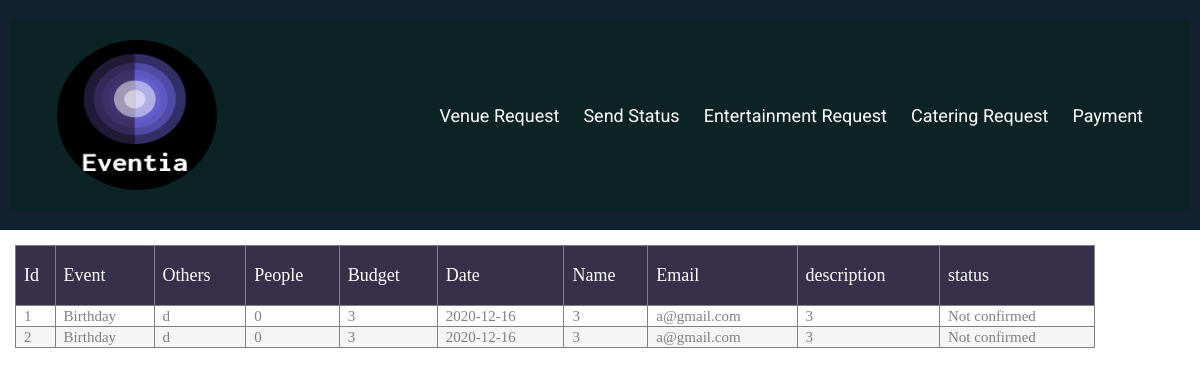
The app's page /Admin/Entertainment.php with its own data.
### tables this page shows
CREATE TABLE `entertainment` (
  `id` int(11) NOT NULL,
  `event` varchar(50) NOT NULL,
  `event1` varchar(50) NOT NULL,
  `people` int(11) NOT NULL,
  `budget` int(11) NOT NULL,
  `date` date NOT NULL,
  `name` varchar(50) NOT NULL,
  `email` varchar(50) NOT NULL,
  `description` varchar(50) NOT NULL,
  `status` varchar(20) NOT NULL
);

### Admin/Entertainment.php (the view, shortened to what this page needs)
<?php
   echo "<link rel='stylesheet' type='text/css' href='./Style/ind.css' />";
?>
<?php include('./Links.php'); ?>
<?php include('navbar.php'); ?>
<?php
	require_once('./db.conf.php');
 $query= "SELECT * FROM entertainment";
 $result=mysqli_query($connString,$query);
 ?>
<!DOCTYPE html>
<html>
   <head>
</head>
<body>
<div class="table1">
<form action="Entertainment.php" method="post">
<table border="1">
<thead class="table100-head">
 <th>Id</th>
 <th>Event</th>
 <th>Others</th>
 <th>People</th>
 <th>Budget</th>
 <th>Date</th>
 <th>Name</th>
 <th>Email</th>
 <th>description</th>
 <th>status</th>
</thead>
<?php
     while ($row = mysqli_fetch_assoc($result))
     {
         ?>
     <tr>
     <td><?php echo $row['id']; ?></td>
     <td><?php echo $row['event']; ?></td>
     <td><?php echo $row['event1']; ?></td>
     <td><?php echo $row['people']; ?></td>
     <td><?php echo $row['budget']; ?></td>
     <td><?php echo $row['date']; ?></td>
     <td><?php echo $row['name']; ?></td>
     <td><?php echo $row['email']; ?></td>
     <td><?php echo $row['description']; ?></td>
     <td><?php echo $row['status']; ?></td>
 </tr>
     <?php
     }
     ?>
</table>
</form>
<br>
</div>
</body>
</html>

### Admin/Style/ind.css (style rules this page uses)
* { box-sizing: border-box; }
body { margin: 0; font-family: Arial, Helvetica, sans-serif; }
body { font-family: Verdana, sans-serif; }

### css/style.css (style rules this page uses)
* { box-sizing: border-box; }
body { font-size: 1.1rem; }

### Admin/Entertainment.php (style rules this page uses)
table { border-collapse: collapse; width:90%; margin:15px; }
table td, table th { padding-left: 8px; }
tbody tr:nth-child(even) { background-color: #f5f5f5; }
.table100-head th { font-family: OpenSans-Regular; font-size: 18px; color: #fff; line-height: 1.2; font-weight: unset; }
tbody tr { font-family: OpenSans-Regular; font-size: 15px; color: #808080; line-height: 1.2; font-weight: unset; padding:20px; }

### records on screen
entertainment: id "1", event "Birthday", event1 "d", people "0", budget "3", date "2020-12-16", name "3", email "a@gmail.com", description "3", status "Not confirmed"
entertainment: id "2", event "Birthday", event1 "d", people "0", budget "3", date "2020-12-16", name "3", email "a@gmail.com", description "3", status "Not confirmed"
